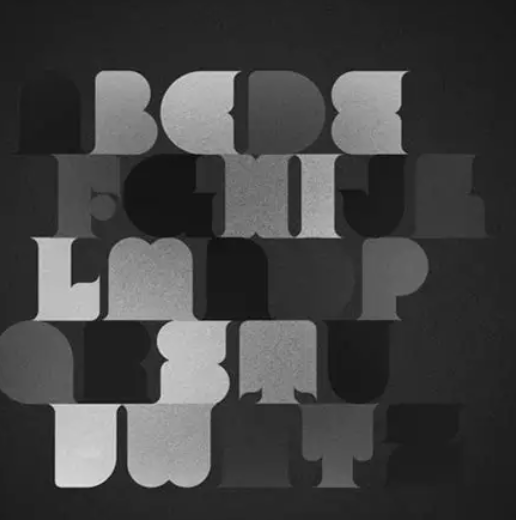
#> input picture chap06/data/img_2.png, 516 x 520 px
$ python __init__.py
#> lines starting #> are read from the running program, lines starting #| are printed output that depends on the picture; after the words box and inside, x2 and y2 are one past the last pixel; in counts of white or black regions, pixels touching at a corner belong together
import cv2
import numpy as np
import matplotlib.pyplot as plt


# 设置中文显示
plt.rcParams["font.family"] = ["SimHei", "WenQuanYi Micro Hei", "Heiti TC"]

def main():
    # 读取图像（以灰度模式）
    image_path = "data/img_2.png"  # 可以替换为自己的图像路径
    img = cv2.imread(image_path, 0)
#> img: shape (520, 516); min 10, max 224, mean 66.9

    if img is None:
        print(f"无法读取图像，请检查路径: {image_path}")
        print("将使用默认的 Lena 图像进行演示")
        # 如果无法读取图像，使用OpenCV内置的Lena图像（某些版本可能没有）
        try:
            img = cv2.imread(cv2.samples.findFile("lena.jpg"), 0)
        except:
            # 创建一个简单的测试图像
            img = np.zeros((200, 200), dtype=np.uint8)
            cv2.rectangle(img, (50, 50), (150, 150), 255, -1)
            cv2.circle(img, (100, 100), 30, 0, -1)

    # 1. 生成反向图
    img_inv = 255 - img
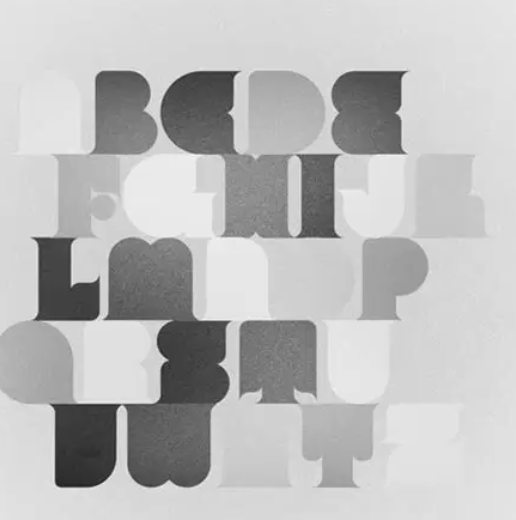
#> img_inv: shape (520, 516); min 31, max 245, mean 188.1

    # 2. 阈值分割 - 设置不同参数
    thresh_value = 127  # 阈值
    max_val = 255  # 最大值

    # 不同阈值分割方法
    ret, thresh_binary = cv2.threshold(img, thresh_value, max_val, cv2.THRESH_BINARY)
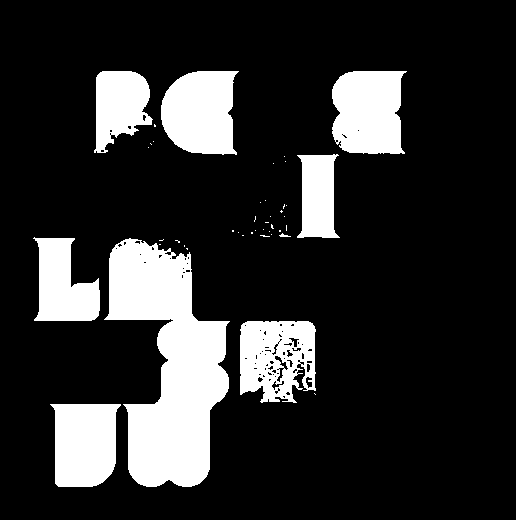
#> thresh_binary: shape (520, 516); 18% white; 43 white regions (34 under 20 px), largest, box (x1, y1, x2, y2) and area: (104, 238, 230, 487) 17943, (332, 71, 407, 154) 5324, (161, 71, 239, 155) 5258
#> ret = 127
    ret, thresh_binary_inv = cv2.threshold(img, thresh_value, max_val, cv2.THRESH_BINARY_INV)
    ret, thresh_trunc = cv2.threshold(img, thresh_value, max_val, cv2.THRESH_TRUNC)
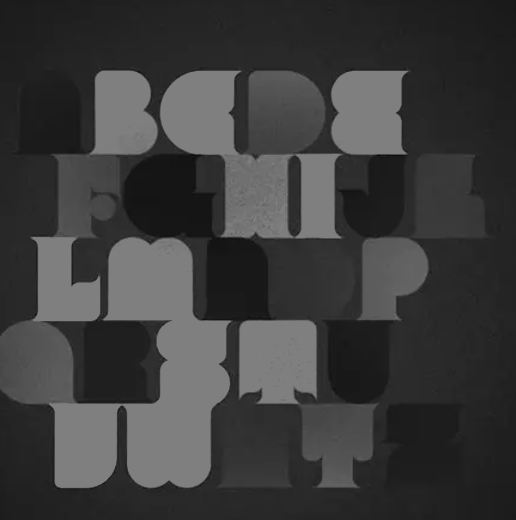
#> thresh_trunc: shape (520, 516); min 10, max 127, mean 60.3
    ret, thresh_tozero = cv2.threshold(img, thresh_value, max_val, cv2.THRESH_TOZERO)
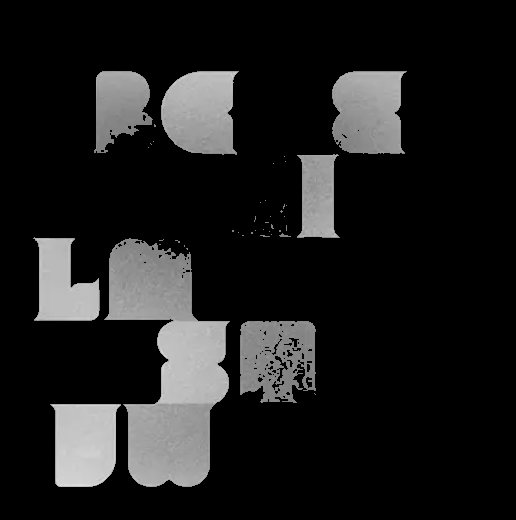
#> thresh_tozero: shape (520, 516); min 0, max 224, mean 29.4
    ret, thresh_tozero_inv = cv2.threshold(img, thresh_value, max_val, cv2.THRESH_TOZERO_INV)
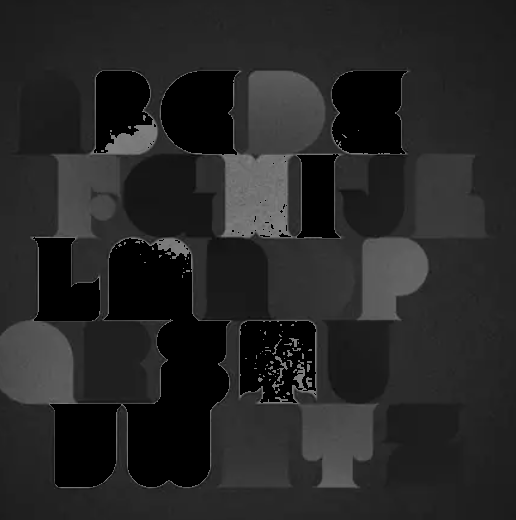
#> thresh_tozero_inv: shape (520, 516); min 0, max 127, mean 37.5

    # 3. 形态学操作 - 定义结构元素
    kernel = np.ones((3, 3), np.uint8)  # 3x3的结构元素

    # 膨胀和腐蚀
    img_dilate = cv2.dilate(img, kernel, iterations=1)
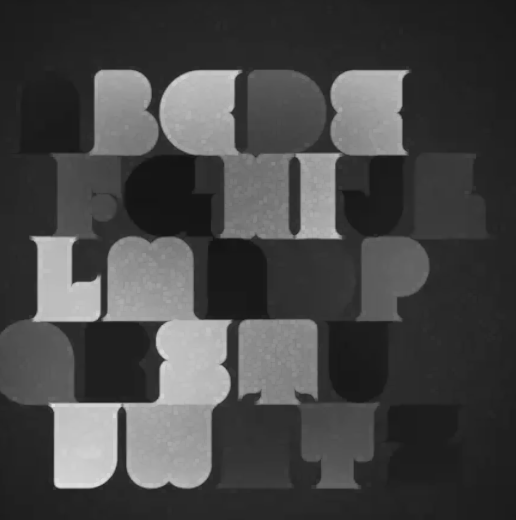
#> img_dilate: shape (520, 516); min 18, max 224, mean 69.8
    img_erode = cv2.erode(img, kernel, iterations=1)
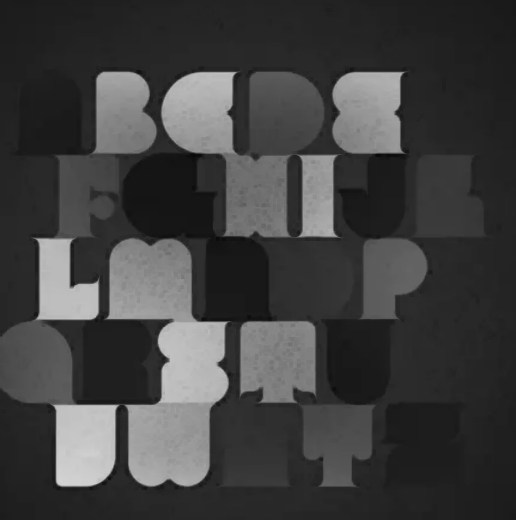
#> img_erode: shape (520, 516); min 10, max 211, mean 64

    # 4. 开运算和闭运算
    img_open = cv2.morphologyEx(img, cv2.MORPH_OPEN, kernel)
    img_close = cv2.morphologyEx(img, cv2.MORPH_CLOSE, kernel)

    # 显示结果

    # 第一组：原图、反向图和阈值分割(BINARY)
    plt.figure(figsize=(12, 8))

    plt.subplot(231)
    plt.imshow(img, cmap='gray')
    plt.title('原图')
    plt.axis('off')

    plt.subplot(232)
    plt.imshow(img_inv, cmap='gray')
    plt.title('反向图')
    plt.axis('off')

    plt.subplot(233)
    plt.imshow(thresh_binary, cmap='gray')
    plt.title('阈值分割 (BINARY)')
    plt.axis('off')

    # 第二组：其他阈值分割结果
    plt.subplot(234)
    plt.imshow(thresh_binary_inv, cmap='gray')
    plt.title('阈值分割 (BINARY_INV)')
    plt.axis('off')

    plt.subplot(235)
    plt.imshow(thresh_trunc, cmap='gray')
    plt.title('阈值分割 (TRUNC)')
    plt.axis('off')

    plt.subplot(236)
    plt.imshow(thresh_tozero, cmap='gray')
    plt.title('阈值分割 (TOZERO)')
    plt.axis('off')

    plt.tight_layout()
    plt.show()

    # 显示TOZERO_INV结果
    plt.figure(figsize=(6, 4))
    plt.imshow(thresh_tozero_inv, cmap='gray')
    plt.title('阈值分割 (TOZERO_INV)')
    plt.axis('off')
    plt.tight_layout()
    plt.show()

    # 第三组：膨胀和腐蚀
    plt.figure(figsize=(12, 4))

    plt.subplot(131)
    plt.imshow(img, cmap='gray')
    plt.title('原图')
    plt.axis('off')

    plt.subplot(132)
    plt.imshow(img_dilate, cmap='gray')
    plt.title('膨胀结果')
    plt.axis('off')

    plt.subplot(133)
    plt.imshow(img_erode, cmap='gray')
    plt.title('腐蚀结果')
    plt.axis('off')

    plt.tight_layout()
    plt.show()

    # 第四组：开运算和闭运算
    plt.figure(figsize=(12, 4))

    plt.subplot(131)
    plt.imshow(img, cmap='gray')
    plt.title('原图')
    plt.axis('off')

    plt.subplot(132)
    plt.imshow(img_open, cmap='gray')
    plt.title('开运算结果')
    plt.axis('off')

    plt.subplot(133)
    plt.imshow(img_close, cmap='gray')
    plt.title('闭运算结果')
    plt.axis('off')

    plt.tight_layout()
    plt.show()


if __name__ == "__main__":
    main()

$ run again, with chap06/data/img_1.png copied over chap06/data/img_2.png
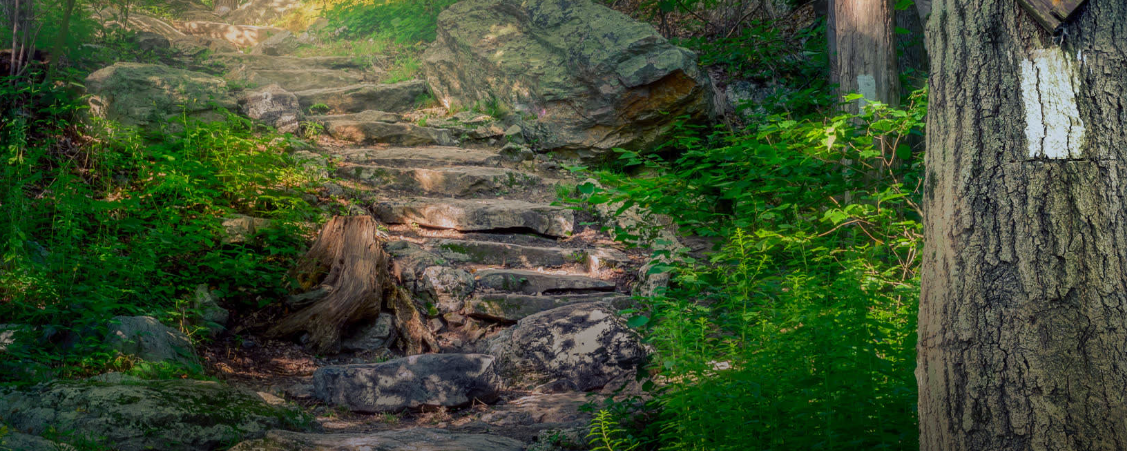
#> input picture chap06/data/img_1.png, 1127 x 451 px
#> in main, `ret, thresh_binary = cv2.threshold(img, thresh_value, max_val, cv2.THR..`:
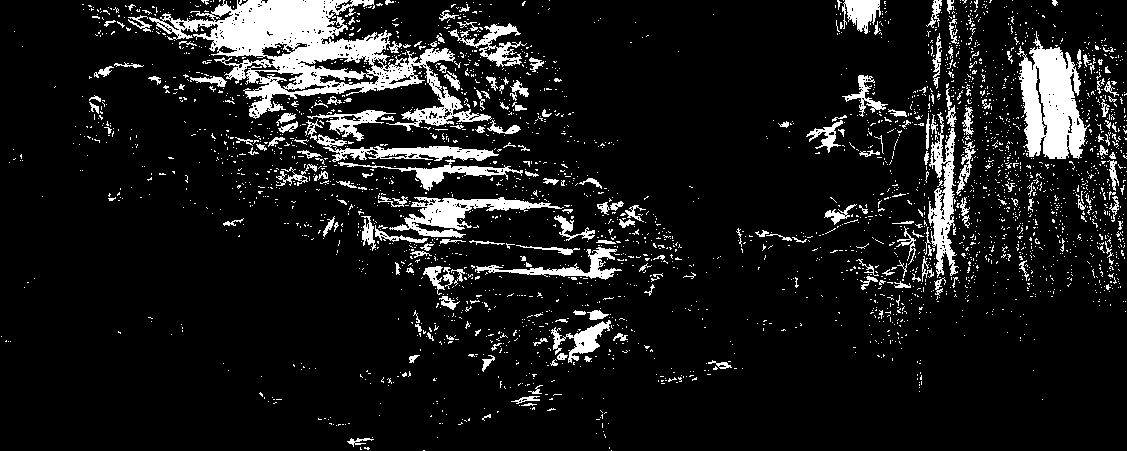
#> thresh_binary: shape (451, 1127); 10.4% white; 2972 white regions (2766 under 20 px), largest, box (x1, y1, x2, y2) and area: (149, 0, 492, 131) 14330, (1017, 31, 1090, 159) 5477, (389, 197, 564, 238) 2383
#> ret = 127
#> in main, `img_close = cv2.morphologyEx(img, cv2.MORPH_CLOSE, kernel)`:
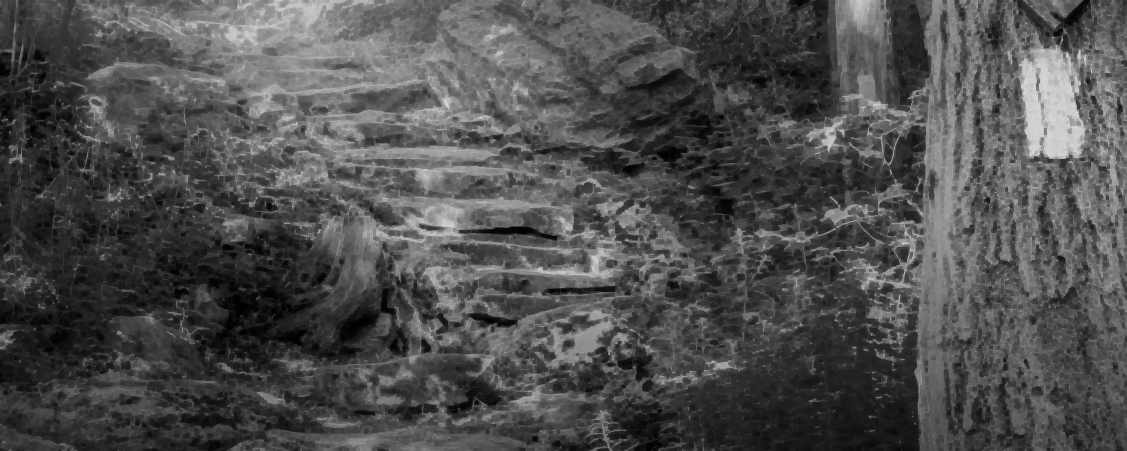
#> img_close: shape (451, 1127); min 0, max 222, mean 78.3

$ run again, with chap06/data/img.png copied over chap06/data/img_2.png
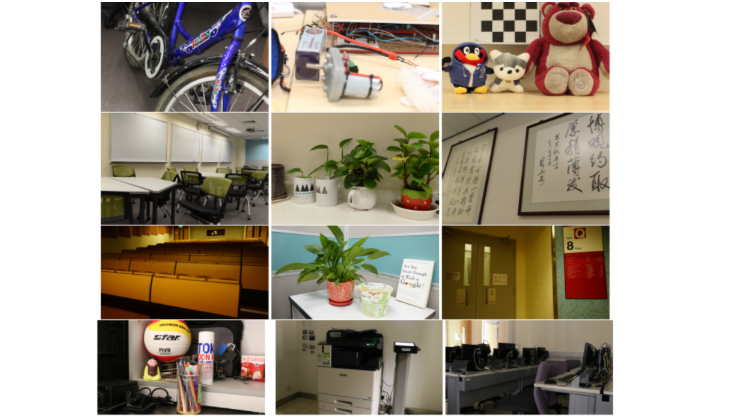
#> input picture chap06/data/img.png, 740 x 418 px
#> in main, `ret, thresh_binary = cv2.threshold(img, thresh_value, max_val, cv2.THR..`:
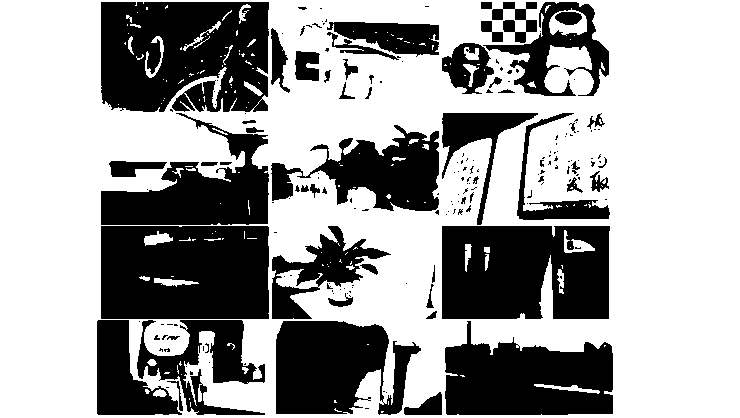
#> thresh_binary: shape (418, 740); 62.9% white; 191 black regions (135 under 20 px), largest, box (x1, y1, x2, y2) and area: (101, 2, 269, 112) 16426, (101, 226, 269, 319) 15018, (442, 226, 610, 319) 14302
#> ret = 127
#> in main, `img_open = cv2.morphologyEx(img, cv2.MORPH_OPEN, kernel)`:
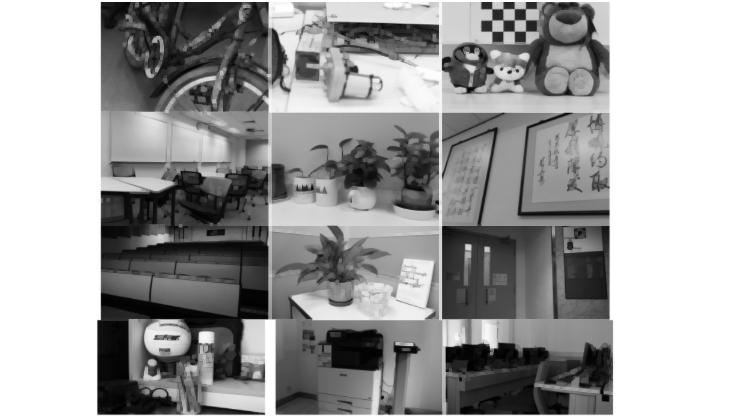
#> img_open: shape (418, 740); min 0, max 255, mean 159.3
